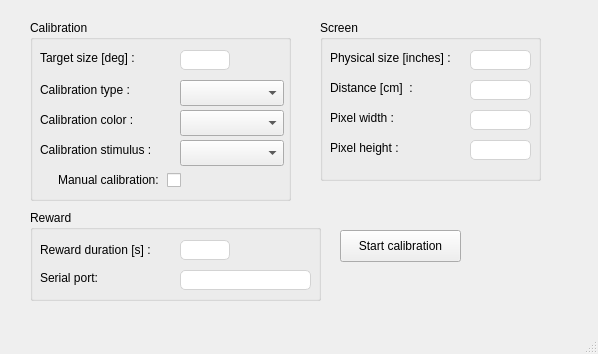
<?xml version="1.0" encoding="UTF-8"?>
<ui version="4.0">
 <class>MainWindow</class>
 <widget class="QMainWindow" name="MainWindow">
  <property name="geometry">
   <rect>
    <x>0</x>
    <y>0</y>
    <width>598</width>
    <height>354</height>
   </rect>
  </property>
  <property name="windowTitle">
   <string>MainWindow</string>
  </property>
  <widget class="QWidget" name="centralwidget">
   <widget class="QPushButton" name="calibration_start">
    <property name="geometry">
     <rect>
      <x>340</x>
      <y>230</y>
      <width>121</width>
      <height>32</height>
     </rect>
    </property>
    <property name="text">
     <string>Start calibration</string>
    </property>
   </widget>
   <widget class="QGroupBox" name="groupBox">
    <property name="geometry">
     <rect>
      <x>30</x>
      <y>210</y>
      <width>291</width>
      <height>91</height>
     </rect>
    </property>
    <property name="title">
     <string>Reward</string>
    </property>
    <widget class="QLineEdit" name="serial_path">
     <property name="geometry">
      <rect>
       <x>150</x>
       <y>60</y>
       <width>131</width>
       <height>20</height>
      </rect>
     </property>
     <property name="focusPolicy">
      <enum>Qt::StrongFocus</enum>
     </property>
     <property name="toolTip">
      <string>The address of the serial port used to send the reward signal</string>
     </property>
     <property name="styleSheet">
      <string notr="true">border: 1px solid lightgray;
border-radius: 5px</string>
     </property>
    </widget>
    <widget class="QLabel" name="label_15">
     <property name="geometry">
      <rect>
       <x>10</x>
       <y>60</y>
       <width>71</width>
       <height>16</height>
      </rect>
     </property>
     <property name="text">
      <string>Serial port: </string>
     </property>
    </widget>
    <widget class="QLabel" name="label_35">
     <property name="geometry">
      <rect>
       <x>10</x>
       <y>30</y>
       <width>130</width>
       <height>20</height>
      </rect>
     </property>
     <property name="text">
      <string>Reward duration [s] :</string>
     </property>
    </widget>
    <widget class="QLineEdit" name="calibration_reward_duration">
     <property name="geometry">
      <rect>
       <x>150</x>
       <y>30</y>
       <width>50</width>
       <height>20</height>
      </rect>
     </property>
     <property name="focusPolicy">
      <enum>Qt::StrongFocus</enum>
     </property>
     <property name="toolTip">
      <string>The amount of reward to give during calibration</string>
     </property>
     <property name="styleSheet">
      <string notr="true">border: 1px solid lightgray;
border-radius: 5px</string>
     </property>
    </widget>
   </widget>
   <widget class="QGroupBox" name="groupBox_2">
    <property name="geometry">
     <rect>
      <x>320</x>
      <y>20</y>
      <width>221</width>
      <height>161</height>
     </rect>
    </property>
    <property name="title">
     <string>Screen</string>
    </property>
    <widget class="QLineEdit" name="screen_size">
     <property name="geometry">
      <rect>
       <x>150</x>
       <y>30</y>
       <width>61</width>
       <height>20</height>
      </rect>
     </property>
     <property name="focusPolicy">
      <enum>Qt::StrongFocus</enum>
     </property>
     <property name="toolTip">
      <string>Diagonal of the monitor</string>
     </property>
     <property name="styleSheet">
      <string notr="true">border: 1px solid lightgray;
border-radius: 5px</string>
     </property>
    </widget>
    <widget class="QLabel" name="label_13">
     <property name="geometry">
      <rect>
       <x>10</x>
       <y>120</y>
       <width>81</width>
       <height>16</height>
      </rect>
     </property>
     <property name="text">
      <string>Pixel height :</string>
     </property>
    </widget>
    <widget class="QLineEdit" name="screen_width">
     <property name="geometry">
      <rect>
       <x>150</x>
       <y>90</y>
       <width>61</width>
       <height>20</height>
      </rect>
     </property>
     <property name="focusPolicy">
      <enum>Qt::StrongFocus</enum>
     </property>
     <property name="toolTip">
      <string>Width of the screen in pixels</string>
     </property>
     <property name="styleSheet">
      <string notr="true">border: 1px solid lightgray;
border-radius: 5px</string>
     </property>
    </widget>
    <widget class="QLabel" name="label_12">
     <property name="geometry">
      <rect>
       <x>10</x>
       <y>90</y>
       <width>71</width>
       <height>16</height>
      </rect>
     </property>
     <property name="text">
      <string>Pixel width :</string>
     </property>
    </widget>
    <widget class="QLabel" name="label_14">
     <property name="geometry">
      <rect>
       <x>10</x>
       <y>60</y>
       <width>91</width>
       <height>16</height>
      </rect>
     </property>
     <property name="text">
      <string>Distance [cm]  :</string>
     </property>
    </widget>
    <widget class="QLabel" name="label_11">
     <property name="geometry">
      <rect>
       <x>10</x>
       <y>30</y>
       <width>131</width>
       <height>16</height>
      </rect>
     </property>
     <property name="text">
      <string>Physical size [inches] :</string>
     </property>
    </widget>
    <widget class="QLineEdit" name="screen_distance">
     <property name="geometry">
      <rect>
       <x>150</x>
       <y>60</y>
       <width>61</width>
       <height>20</height>
      </rect>
     </property>
     <property name="focusPolicy">
      <enum>Qt::StrongFocus</enum>
     </property>
     <property name="toolTip">
      <string>Distance from the monitor to the subject's eye</string>
     </property>
     <property name="styleSheet">
      <string notr="true">border: 1px solid lightgray;
border-radius: 5px</string>
     </property>
    </widget>
    <widget class="QLineEdit" name="screen_height">
     <property name="geometry">
      <rect>
       <x>150</x>
       <y>120</y>
       <width>61</width>
       <height>20</height>
      </rect>
     </property>
     <property name="focusPolicy">
      <enum>Qt::StrongFocus</enum>
     </property>
     <property name="toolTip">
      <string>Height of the monitor in pixels</string>
     </property>
     <property name="styleSheet">
      <string notr="true">border: 1px solid lightgray;
border-radius: 5px</string>
     </property>
    </widget>
   </widget>
   <widget class="QGroupBox" name="groupBox_3">
    <property name="geometry">
     <rect>
      <x>30</x>
      <y>20</y>
      <width>261</width>
      <height>181</height>
     </rect>
    </property>
    <property name="title">
     <string>Calibration</string>
    </property>
    <widget class="QCheckBox" name="manual_calibration">
     <property name="geometry">
      <rect>
       <x>10</x>
       <y>150</y>
       <width>141</width>
       <height>20</height>
      </rect>
     </property>
     <property name="toolTip">
      <string>Whether to use manual calibration</string>
     </property>
     <property name="layoutDirection">
      <enum>Qt::RightToLeft</enum>
     </property>
     <property name="text">
      <string>Manual calibration: </string>
     </property>
    </widget>
    <widget class="QComboBox" name="calibration_type">
     <property name="geometry">
      <rect>
       <x>150</x>
       <y>60</y>
       <width>104</width>
       <height>26</height>
      </rect>
     </property>
     <property name="toolTip">
      <string>The type of calibration to use</string>
     </property>
    </widget>
    <widget class="QLabel" name="label_39">
     <property name="geometry">
      <rect>
       <x>10</x>
       <y>120</y>
       <width>130</width>
       <height>20</height>
      </rect>
     </property>
     <property name="text">
      <string>Calibration stimulus :</string>
     </property>
    </widget>
    <widget class="QLabel" name="label_37">
     <property name="geometry">
      <rect>
       <x>10</x>
       <y>90</y>
       <width>130</width>
       <height>20</height>
      </rect>
     </property>
     <property name="text">
      <string>Calibration color :</string>
     </property>
    </widget>
    <widget class="QLabel" name="label_38">
     <property name="geometry">
      <rect>
       <x>10</x>
       <y>30</y>
       <width>111</width>
       <height>16</height>
      </rect>
     </property>
     <property name="text">
      <string>Target size [deg] :</string>
     </property>
    </widget>
    <widget class="QLineEdit" name="calibration_target_size">
     <property name="geometry">
      <rect>
       <x>150</x>
       <y>30</y>
       <width>50</width>
       <height>20</height>
      </rect>
     </property>
     <property name="focusPolicy">
      <enum>Qt::StrongFocus</enum>
     </property>
     <property name="toolTip">
      <string>The size of the calibration target, in degress of visual angle</string>
     </property>
     <property name="styleSheet">
      <string notr="true">border: 1px solid lightgray;
border-radius: 5px</string>
     </property>
    </widget>
    <widget class="QComboBox" name="calibration_stimulus">
     <property name="geometry">
      <rect>
       <x>150</x>
       <y>120</y>
       <width>104</width>
       <height>26</height>
      </rect>
     </property>
     <property name="toolTip">
      <string>The type of calibration stimulus to use</string>
     </property>
    </widget>
    <widget class="QComboBox" name="calibration_target_color">
     <property name="geometry">
      <rect>
       <x>150</x>
       <y>90</y>
       <width>104</width>
       <height>26</height>
      </rect>
     </property>
     <property name="toolTip">
      <string>The color of the calibration stimulus</string>
     </property>
    </widget>
    <widget class="QLabel" name="label_36">
     <property name="geometry">
      <rect>
       <x>10</x>
       <y>60</y>
       <width>130</width>
       <height>20</height>
      </rect>
     </property>
     <property name="text">
      <string>Calibration type :</string>
     </property>
    </widget>
   </widget>
  </widget>
  <widget class="QMenuBar" name="menubar">
   <property name="geometry">
    <rect>
     <x>0</x>
     <y>0</y>
     <width>598</width>
     <height>22</height>
    </rect>
   </property>
  </widget>
  <widget class="QStatusBar" name="statusbar"/>
 </widget>
 <resources/>
 <connections/>
</ui>
